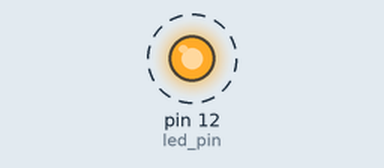
Simulated run of this sketch. Board: Arduino Uno, built with avr-gcc and run on an emulated ATmega328P. Parts: output pins drawn as LEDs (lit = HIGH). Dashed ring = blinking.

Above: at 0.5 s.
Timing chart, 0 to 4.6 s (numbered marks = the images above):
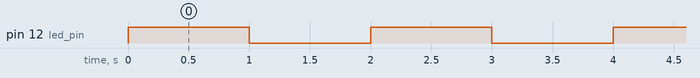

The sketch:

1.light_up__LED.ino
```cpp
//使LED闪烁
//开发板12引脚连接LED正极，LDE串联电阻，电阻另一端接地。
int led_pin = 12;

void setup() {
  // put your setup code here, to run once:
  pinMode(led_pin,OUTPUT);
}

void loop() {
  // put your main code here, to run repeatedly:
  digitalWrite(led_pin,HIGH);
  delay(1000);
  digitalWrite(led_pin,LOW);
  delay(1000);
}
```

Measured:
- by itself, pin 12 (led_pin): alternates HIGH for 1.0 s and LOW for 1.0 s
